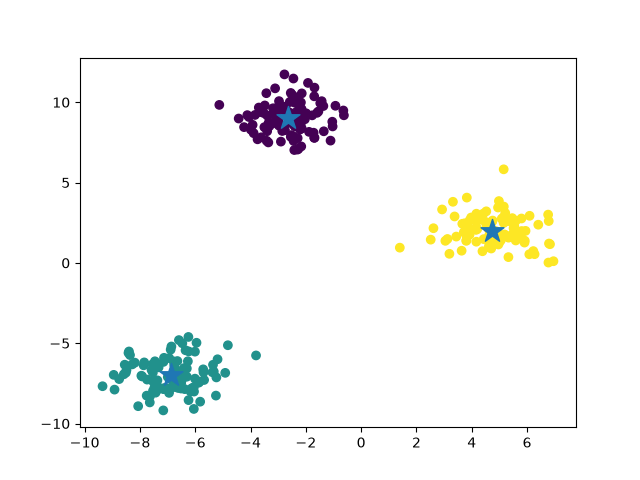

Here is the Python script that generated this plot:
from sklearn.datasets import make_blobs
from sklearn.cluster import KMeans
import matplotlib.pyplot as plt

X, y = make_blobs(n_samples=300, centers=3, random_state=42)

model = KMeans(n_clusters=3, random_state=42)
labels = model.fit_predict(X)

plt.scatter(X[:,0], X[:,1], c=labels)
plt.scatter(model.cluster_centers_[:,0],
            model.cluster_centers_[:,1],
            marker='*', s=300)
plt.show()
